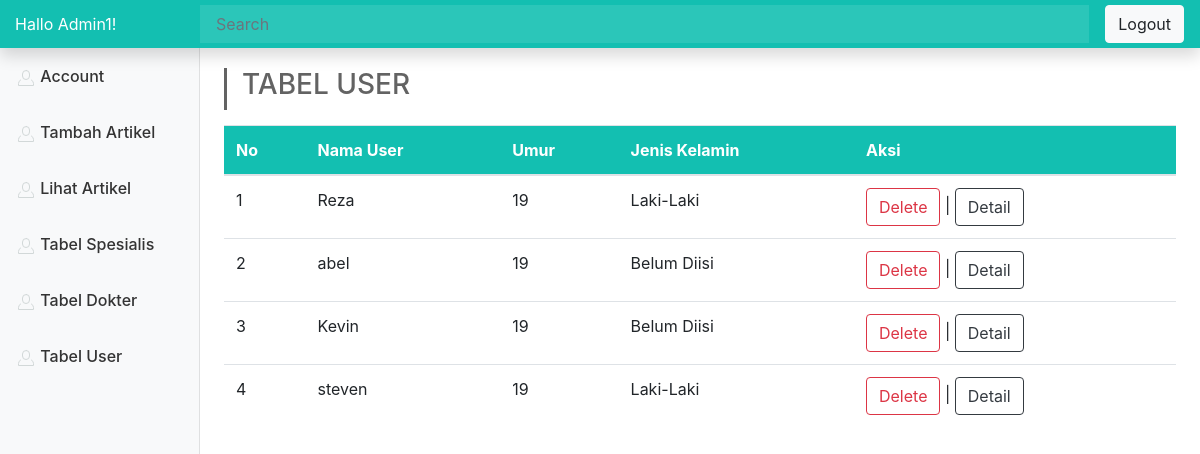
The app's page /index.php?p=tabel_user (signed in) with its own data.
### tables this page shows
CREATE TABLE `tuser` (
  `id_user` int(11) NOT NULL,
  `nama_user` varchar(50) NOT NULL,
  `email_user` varchar(50) NOT NULL,
  `telp_user` varchar(20) NOT NULL,
  `pass_user` varchar(255) NOT NULL,
  `spesialis` varchar(20) DEFAULT NULL,
  `role` varchar(20) DEFAULT NULL,
  `foto_user` varchar(50) DEFAULT NULL,
  `tgl_lahir` date DEFAULT NULL,
  `jk` varchar(30) DEFAULT NULL
);

### index.php (called while the page is built, shortened)
<?php
include 'database/User.php';
?>
<?php
if(!isset($_GET['p'])){
  $page = "select_main";
}else{
  $page = $_GET['p'];
}
include 'pages/'.$page .'.php';
?>

### database/User.php (called while the page is built, shortened)
 <?php
 	class User{
 		private $pdo;
 		function __construct(){
 			try{
 				$this->pdo = new PDO('mysql:host=localhost;dbname=db_konsuldoc','root','');
 			}catch(PDOException $e){
 				echo $e;
 			}
 		}
	public function tampilUser(){
		$sql="SELECT * FROM tuser WHERE role='user'";
		$stmt = $this->pdo->query($sql);
		return $stmt;
	}
}
?>

### pages/tabel_user.php (the view, shortened to what this page needs)
<?php
  $usr = new User;
  $datauser = $usr->tampilUser();
 ?>
 <div class="row titlepanel">
    <div class="col-12">
      <h1>Tabel User</h1>
    </div>
  </div>
			<table class="table table_spesialis">
			  <thead class="thead hijau putih">
			    <tr>
			      <th>No</th>
			      <th>Nama User</th>
			      <th>Umur</th>
			      <th>Jenis Kelamin</th>
			      <th>Aksi</th>
			    </tr>
			  </thead>
			  <tbody>
          <?php
          $i=1;
            foreach ($datauser as $row):
           ?>
			    <tr>
			      <td><?= $i ?></td>
			      <td><?= $row['nama_user'] ?></td>
			      <td>19</td>
			      <td>
              <?php
              if ($row['jk']=="") {
                echo "Belum Diisi";
              }else{
                echo $row['jk'];
              }
              ?>
            </td>
			      <td><button type="button" class="btn btn-outline-danger" data-toggle="modal" data-target="#delete_user_<?= $row['id_user'] ?>" data-whatever="@getbootstrap">Delete</button> | <button type="button" class="btn btn-outline-dark" data-toggle="modal" data-target="#detail_user_<?= $row['id_user'] ?>" data-whatever="@getbootstrap">Detail</button></td>
			    </tr>
          <?php
            $i++;
            endforeach;
           ?>
			  </tbody>
			</table>

### dashboard.css (style rules this page uses)
.putih { color: #fff; }
.titlepanel { margin-top: 20px; margin-left: 0px; border-left: 3px solid #636363; margin-bottom: 15px; }
.titlepanel h1 { text-transform: uppercase; font-size: 28px; color: #636363; }
.hijau { background-color: #13BFB1; }

### records on screen
tuser: nama_user "Reza", jk "Laki-Laki"
tuser: nama_user "abel", shows "Belum Diisi"
tuser: nama_user "Kevin", shows "Belum Diisi"
tuser: nama_user "steven", jk "Laki-Laki"

### other values on screen
$_SESSION['nama'] "Admin1"
